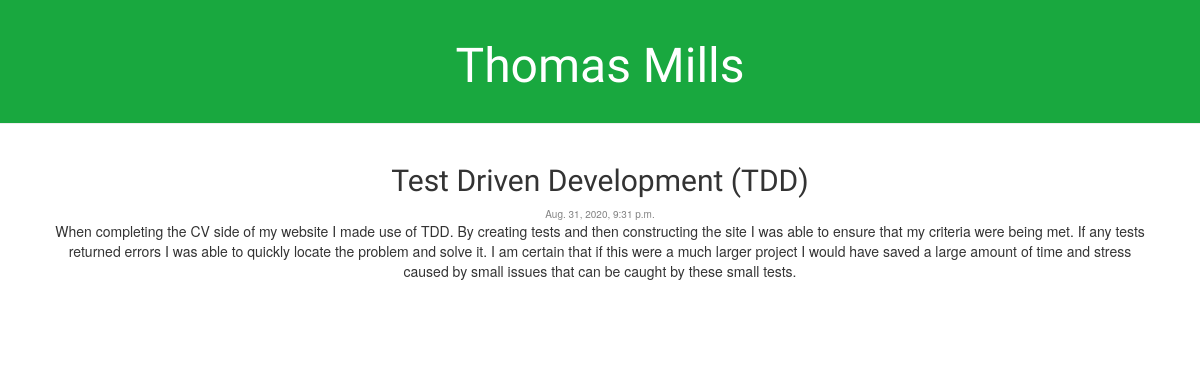
Page /post/12/ on the earlier database version.
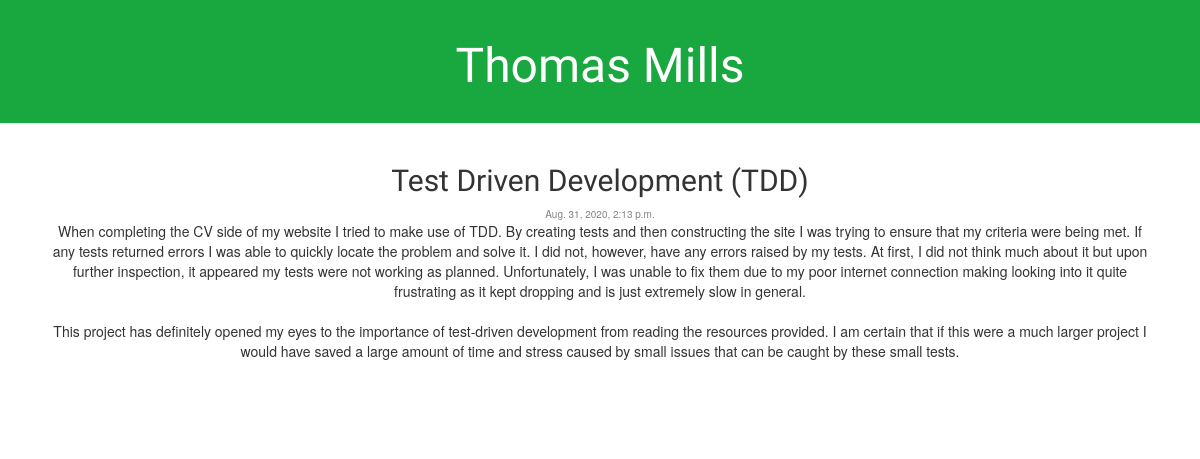
Same page on the later database version.
### blog/models.py (models this page shows, shortened)
class Post(models.Model):
    author = models.ForeignKey(settings.AUTH_USER_MODEL, on_delete=models.CASCADE)
    title = models.CharField(max_length=200)
    text = models.TextField()
    image = models.ImageField(upload_to ='blog/static/img', blank=True)
    created_date = models.DateTimeField(default=timezone.now)
    published_date = models.DateTimeField(blank=True, null=True)

### blog/views.py (the view)
# urls.py: path('post/<int:pk>/', views.post_detail, name='post_detail'),
def post_detail(request, pk):
    post = get_object_or_404(Post, pk=pk)
    return render(request, 'blog/post_detail.html', {'post': post})

### blog/templates/blog/post_detail.html (shortened to what this page needs)
{% extends 'blog/base.html' %}
{% block content %}
    <div class="post">
        <h2>{{ post.title }}</h2>
        {% if post.published_date %}
            <div class="date">
                {{ post.published_date }}
            </div>
        {% endif %}
        <p>{{ post.text|linebreaksbr }}</p>
    </div>
{% endblock %}

Differences in the rows shown:
changed Post "Test Driven Development (TDD)": published_date "Aug. 31, 2020, 9:31 p.m." → "Aug. 31, 2020, 2:13 p.m."; text "…of my website I made use of TDD. By creating tests and then constructing the site I was able to ensure that my criteria were being met. If any tests returned errors I was able to quickly locate the problem and solve it. I am certain that…" → "…of my website I tried to make use of TDD. By creating tests and then constructing the site I was trying to ensure that my criteria were being met. If any tests returned errors I was able to quickly locate the problem and solve it. I did not, however, have any errors raised by my tests. At first, I did not think much about it but upon further inspection, it appeared my tests were not working as planned. Unfortunately, I was unable to fix them due to my poor internet connection making looking into it quite frustrating as it kept dropping and is just extremely slow in general. This project has definitely opened my eyes to the importance of test-driven development from reading the resources…"
